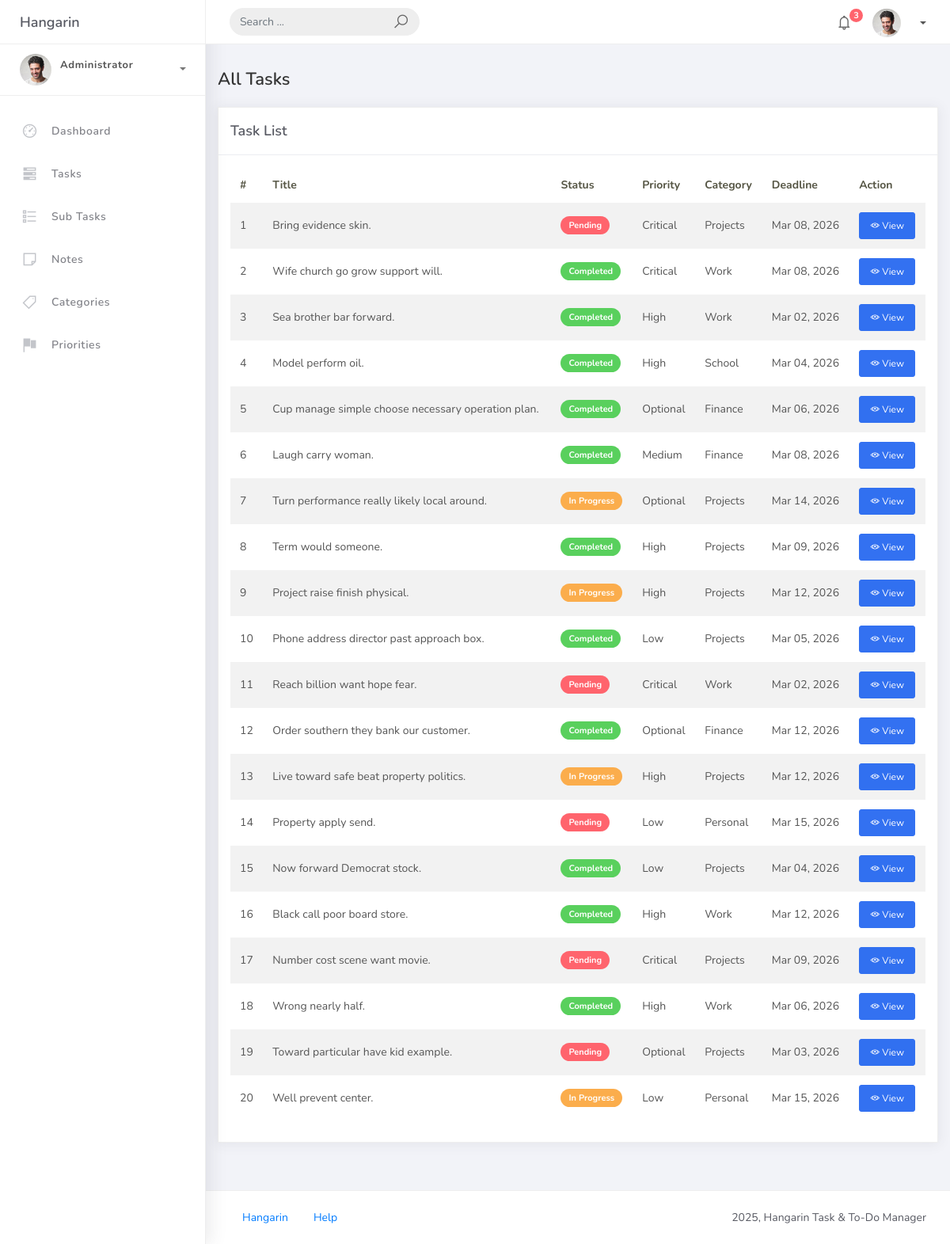
/tasks/, run on the app's committed database.
### taskmanager/models.py (models this page shows, shortened)
class BaseModel(models.Model):
    created_at = models.DateTimeField(auto_now_add=True)
    updated_at = models.DateTimeField(auto_now=True)
    class Meta:
        abstract = True

class Task(BaseModel):
    STATUS_CHOICES = [
        ("Pending", "Pending"),
        ("In Progress", "In Progress"),
        ("Completed", "Completed"),
    ]
    title = models.CharField(max_length=200)
    description = models.TextField()
    deadline = models.DateTimeField()
    status = models.CharField(max_length=50, choices=STATUS_CHOICES, default="Pending")
    category = models.ForeignKey(Category, on_delete=models.SET_NULL, null=True)
    priority = models.ForeignKey(Priority, on_delete=models.SET_NULL, null=True)

class Priority(models.Model):
    name = models.CharField(max_length=100)
    class Meta:
        verbose_name_plural = "Priorities"
    def __str__(self):
        return self.name

class Category(models.Model):
    name = models.CharField(max_length=100)
    class Meta:
        verbose_name_plural = "Categories"
    def __str__(self):
        return self.name

### taskmanager/views.py (the view)
# urls.py: path('tasks/', views.task_list, name='task_list'),
def task_list(request):
    tasks = Task.objects.all().order_by('-created_at')
    return render(request, 'taskmanager/task_list.html', {'tasks': tasks})

### templates/taskmanager/task_list.html (shortened to what this page needs)
{% extends 'base.html' %}
{% block content %}
<div class="content">
    <div class="page-inner">
        <div class="page-header">
            <h4 class="page-title">All Tasks</h4>
        </div>
        <div class="row">
            <div class="col-md-12">
                <div class="card">
                    <div class="card-header">
                        <h4 class="card-title">Task List</h4>
                    </div>
                    <div class="card-body">
                        <div class="table-responsive">
                            <table class="table table-striped">
                                <thead>
                                    <tr>
                                        <th>#</th>
                                        <th>Title</th>
                                        <th>Status</th>
                                        <th>Priority</th>
                                        <th>Category</th>
                                        <th>Deadline</th>
                                        <th>Action</th>
                                    </tr>
                                </thead>
                                <tbody>
                                    {% for task in tasks %}
                                    <tr>
                                        <td>{{ forloop.counter }}</td>
                                        <td>{{ task.title }}</td>
                                        <td>
                                            {% if task.status == 'Completed' %}
                                                <span class="badge badge-success">{{ task.status }}</span>
                                            {% elif task.status == 'In Progress' %}
                                                <span class="badge badge-warning">{{ task.status }}</span>
                                            {% else %}
                                                <span class="badge badge-danger">{{ task.status }}</span>
                                            {% endif %}
                                        </td>
                                        <td>{{ task.priority }}</td>
                                        <td>{{ task.category }}</td>
                                        <td>{{ task.deadline|date:"M d, Y" }}</td>
                                        <td>
                                            <a href="{% url 'task_detail' task.pk %}" class="btn btn-primary btn-sm">
                                                <i class="la la-eye"></i> View
                                            </a>
                                        </td>
                                    </tr>
                                    {% endfor %}
                                </tbody>
                            </table>
                        </div>
                    </div>
                </div>
            </div>
        </div>
    </div>
</div>
{% endblock %}

### data on the page
Task: title "Bring evidence skin.", status "Pending", priority "Critical", category "Projects", deadline "Mar 08, 2026"
Task: title "Wife church go grow support will.", status "Completed", priority "Critical", category "Work", deadline "Mar 08, 2026"
Task: title "Sea brother bar forward.", status "Completed", priority "High", category "Work", deadline "Mar 02, 2026"
Task: title "Model perform oil.", status "Completed", priority "High", category "School", deadline "Mar 04, 2026"
Task: title "Cup manage simple choose necessary operation plan.", status "Completed", priority "Optional", category "Finance", deadline "Mar 06, 2026"
Task: title "Laugh carry woman.", status "Completed", priority "Medium", category "Finance", deadline "Mar 08, 2026"
Task: title "Turn performance really likely local around.", status "In Progress", priority "Optional", category "Projects", deadline "Mar 14, 2026"
Task: title "Term would someone.", status "Completed", priority "High", category "Projects", deadline "Mar 09, 2026"
Task: title "Project raise finish physical.", status "In Progress", priority "High", category "Projects", deadline "Mar 12, 2026"
Task: title "Phone address director past approach box.", status "Completed", priority "Low", category "Projects", deadline "Mar 05, 2026"
Task: title "Reach billion want hope fear.", status "Pending", priority "Critical", category "Work", deadline "Mar 02, 2026"
Task: title "Order southern they bank our customer.", status "Completed", priority "Optional", category "Finance", deadline "Mar 12, 2026"
Task: title "Live toward safe beat property politics.", status "In Progress", priority "High", category "Projects", deadline "Mar 12, 2026"
Task: title "Property apply send.", status "Pending", priority "Low", category "Personal", deadline "Mar 15, 2026"
Task: title "Now forward Democrat stock.", status "Completed", priority "Low", category "Projects", deadline "Mar 04, 2026"
Task: title "Black call poor board store.", status "Completed", priority "High", category "Work", deadline "Mar 12, 2026"
Task: title "Number cost scene want movie.", status "Pending", priority "Critical", category "Projects", deadline "Mar 09, 2026"
Task: title "Wrong nearly half.", status "Completed", priority "High", category "Work", deadline "Mar 06, 2026"
Task: title "Toward particular have kid example.", status "Pending", priority "Optional", category "Projects", deadline "Mar 03, 2026"
Task: title "Well prevent center.", status "In Progress", priority "Low", category "Personal", deadline "Mar 15, 2026"
